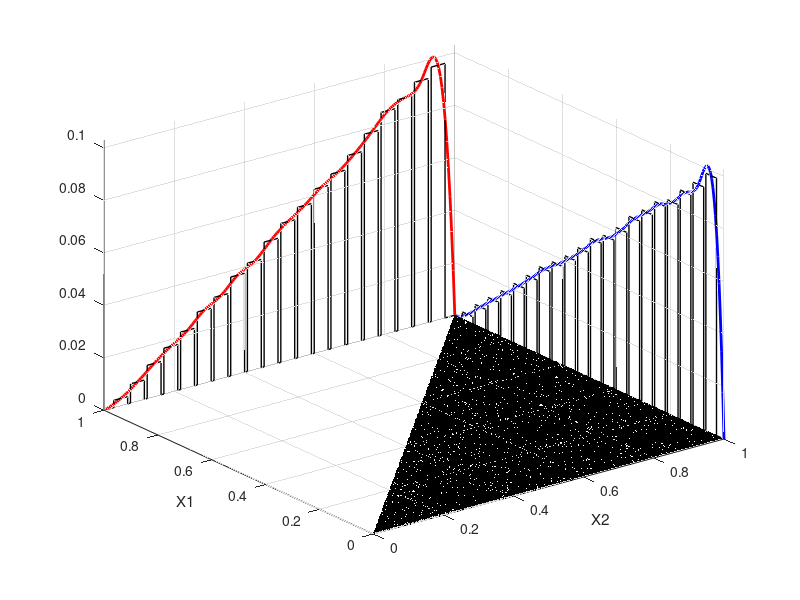

This chart was generated by the following MATLAB code:
% Generate some data1.
num =100000;
x2 = unifrnd(0,1,[num,1]);
x1 = unifrnd(0,1,[num,1]);
X2 = max(x2,x1);
X1 = unifrnd(0,X2);

data1 = [X2,X1];

% Get some info.
m = mean(data1);
s = std(data1);
axisMin = [0,0];
axisMax = [1,1];
plot3(data1(:,1), data1(:,2), zeros(size(data1,1),1), 'k.', 'MarkerSize', 1);
hold on
maxP = 0;
for side = 1:2
    % Calculate the histogram.
    p = [0 hist(data1(:,side), 20) 0];
    p = p / sum(p);
    maxP = max([maxP p]);
    dx = (axisMax(side) - axisMin(side)) / numel(p) / 2.3;
    p2 = [zeros(1,numel(p)); p; p; zeros(1,numel(p))]; p2 = p2(:);
    x = linspace(axisMin(side), axisMax(side), numel(p));
    x2 = [x-dx; x-dx; x+dx; x+dx]; x2 = max(min(x2(:), axisMax(side)), axisMin(side));

    % Calculate the curve.
    nPtsCurve = numel(p) * 10;
    xx = linspace(axisMin(side), axisMax(side), nPtsCurve);

    % Plot the curve and the histogram.
    if side == 1
        plot3(xx, ones(1, nPtsCurve) * axisMax(3 - side), spline(x,p,xx), 'r-', 'LineWidth', 2);
        plot3(x2, ones(numel(p2), 1) * axisMax(3 - side), p2, 'k-', 'LineWidth', 1);
    else
        plot3(ones(1, nPtsCurve) * axisMax(3 - side), xx, spline(x,p,xx), 'b-', 'LineWidth', 2);
        plot3(ones(numel(p2), 1) * axisMax(3 - side), x2, p2, 'k-', 'LineWidth', 1);
    end

end
% Turn off hold.
hold off

% Axis labels.
xlabel('X2');
ylabel('X1');
zlabel('');

axis([axisMin(1) axisMax(1) axisMin(2) axisMax(2) 0 maxP * 1.05]);
grid on;